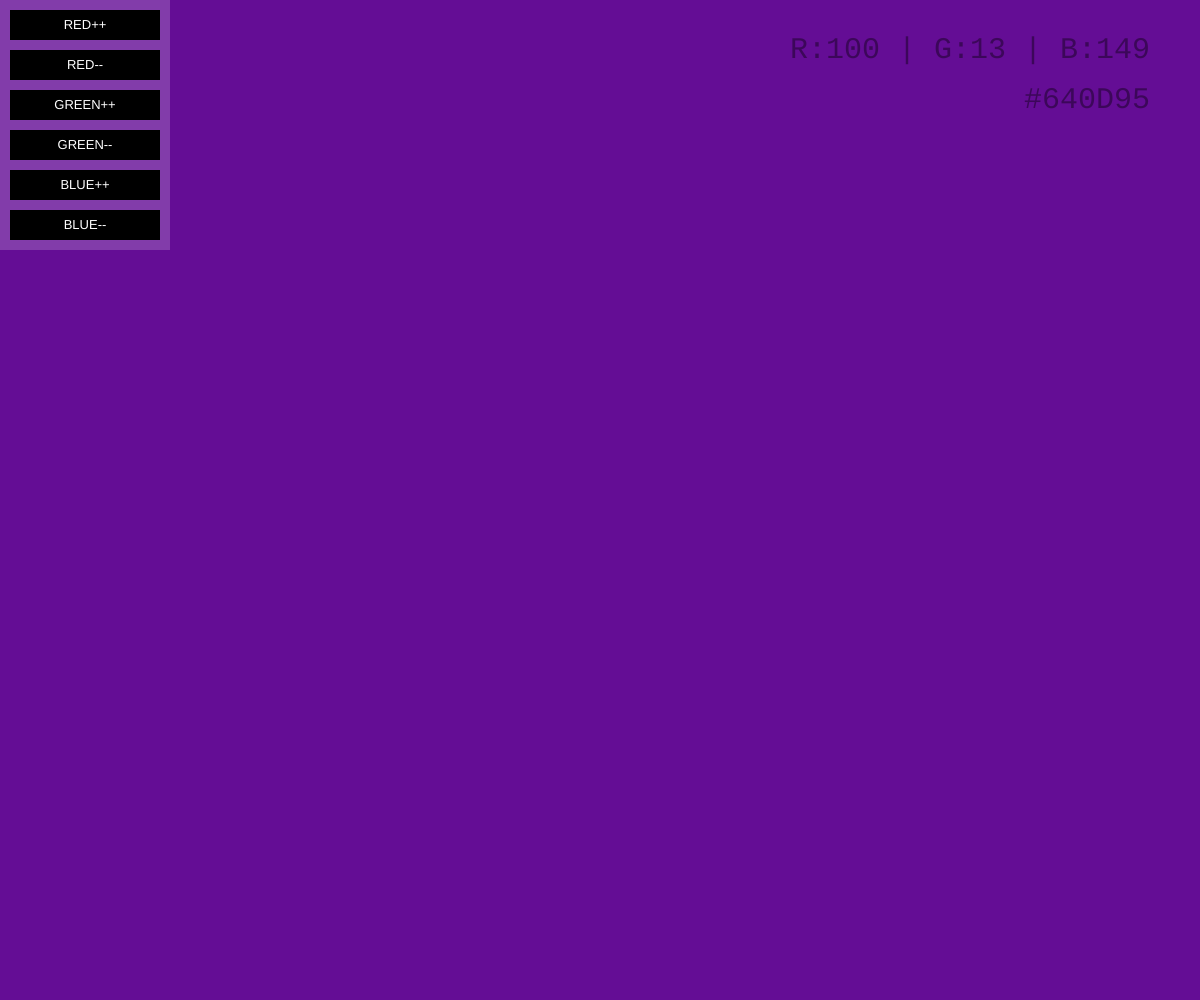
Frame 1 (no input)
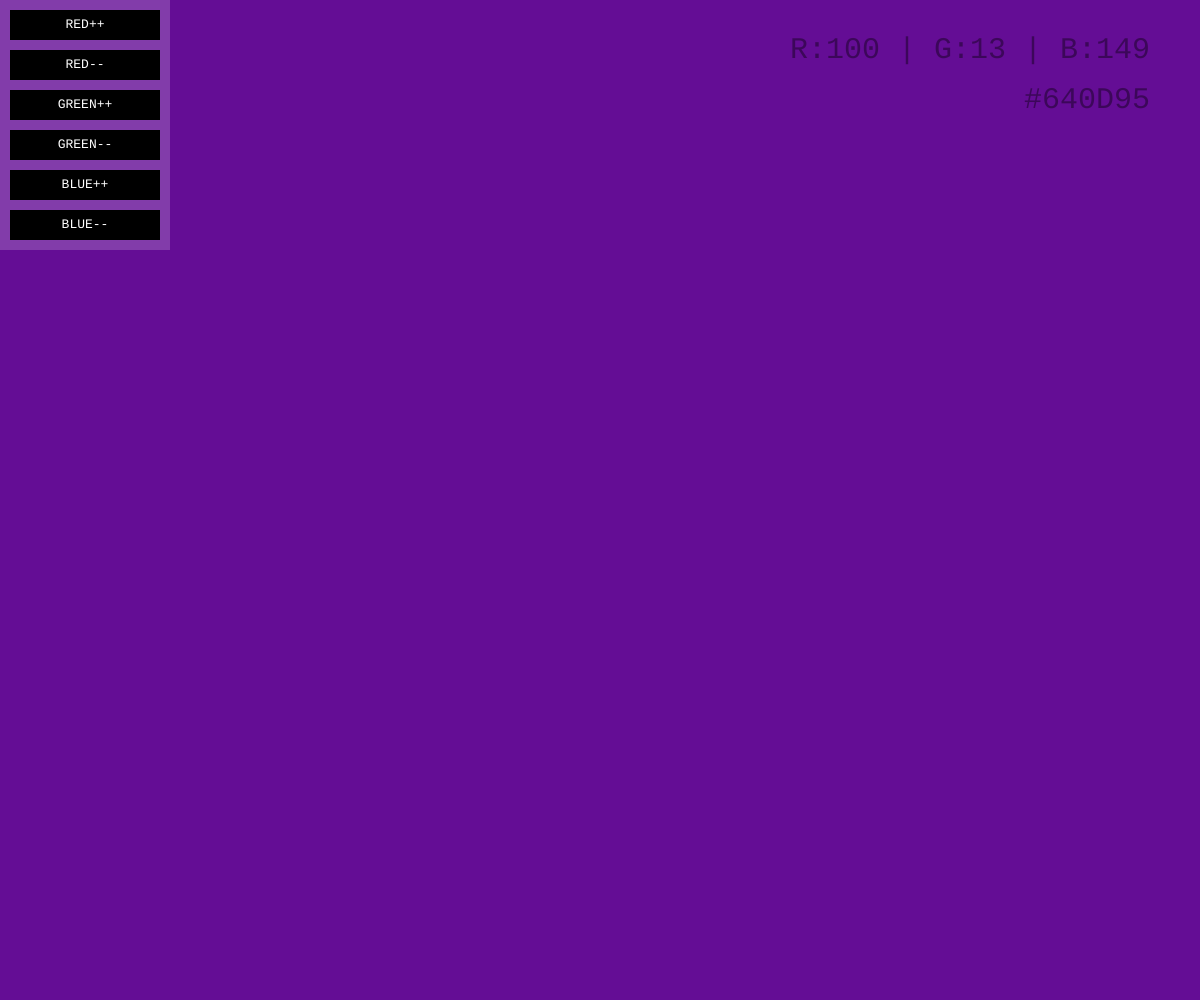
Frame 60 (no input)
Frame 120 (the mouse pressed at the canvas centre since frame 60): identical to frame 60, image omitted

The p5.js sketch that drew these frames (run headless with seeded random() and noise() and a simulated clock; from frame 60 on, the mouse is pressed at the canvas centre):

// p5.js sketch
// ── sketch.js
var up;
var down;
var moreRed;
var lessRed;
var moreGreen;
var lessGreen;
var moreBlue;
var lessBlue;
var redCol = 100;
var greenCol = 13;
var blueCol = 149;
var toggleAreaX = 10;
var toggleAreaY = 10;
var buttonWidth = 150;
var buttonHeight = 30;
var toggleAreaButtonPad = buttonHeight + 10;
var hexVal;
var buttonTextSize = 13;

function setup() {
    createCanvas(windowWidth,windowHeight);
    textFont("Arial");
    textSize(buttonTextSize);
    moreRed = new Button(toggleAreaX, toggleAreaY, buttonWidth, buttonHeight, "RED++");
    lessRed = new Button(toggleAreaX, toggleAreaY + toggleAreaButtonPad, buttonWidth, buttonHeight, "RED--");
    moreGreen = new Button(toggleAreaX, toggleAreaY + toggleAreaButtonPad*2, buttonWidth, buttonHeight, "GREEN++");
    lessGreen = new Button(toggleAreaX, toggleAreaY + toggleAreaButtonPad*3, buttonWidth, buttonHeight, "GREEN--");
    moreBlue = new Button(toggleAreaX, toggleAreaY + toggleAreaButtonPad*4, buttonWidth, buttonHeight, "BLUE++");
    lessBlue = new Button(toggleAreaX, toggleAreaY + toggleAreaButtonPad*5, buttonWidth, buttonHeight, "BLUE--");
//    up = new Button(width/4, height/2, 100, 30, "UP");
//    down = new Button(width - width/3, height/2, 100, 30, "DOWN");
}

function draw() {
    background(redCol,greenCol,blueCol);
    noStroke();
    fill(255, 50);
    rect(0,0,buttonWidth + 20, buttonHeight*8 +10);
    moreRed.draw();
    lessRed.draw();
    moreGreen.draw();
    lessGreen.draw();
    moreBlue.draw();
    lessBlue.draw();
    textSize(30);
    textFont("monospace");
    if(redCol < 100 && greenCol <100 && blueCol <100){
        fill(255, 100);
    }else{
        fill(0, 100);
    }
    textAlign(RIGHT);
    text("R:" + redCol + " | G:" + greenCol + " | B:" + blueCol, width-50, 50);
    hexVal = "#" + hex(redCol,2) + hex(greenCol,2) + hex(blueCol,2);
    text(hexVal, width-50, 100);
    fill(255);
    textSize(buttonTextSize);
    //    down.draw();
}

function mousePressed(){
    if(lessRed.test() == true){
        if(redCol<=255 && redCol>=10){
            redCol -= 10;
        }else{
            redCol = 0;
        }
    }
    if(moreRed.test() == true){
        if(redCol>=245){
            redCol = 255;
        }else{
            redCol += 10;
        }
    }
    if(moreGreen.test() == true){
        if(greenCol>=245){
            greenCol = 255;
        }else{
            greenCol += 10;
        }
    }
    if(lessGreen.test() == true){
        if(greenCol <=255 && greenCol>=10){
            greenCol -= 10;
        }else{
            greenCol =0;
        }
    }
    if(moreBlue.test() == true){
        if(blueCol>=245){
            blueCol = 255;
        }else{
            blueCol += 10;
        }
    }
    if(lessBlue.test() == true){
        if(blueCol <=255 && blueCol>=10){
            blueCol -= 10;
        }else{
            blueCol =0;
        }
            
    }
 
}

function Button(x, y, w, h, label) {
    this.x = x;
    this.y = y;
    this.w = w;
    this.h = h;
    this.label = label;
    
    this.draw = function(){
        fill(0);
        rect(this.x, this.y, this.w, this.h);
        fill(255);
        textAlign(CENTER, CENTER);
        text(this.label, this.x, this.y, this.w, this.h);
    }
    
    this.test = function(){
        return (mouseX > this.x && mouseX < this.x + this.w && mouseY > this.y && mouseY < this.y + this.h);
    }
    
}
